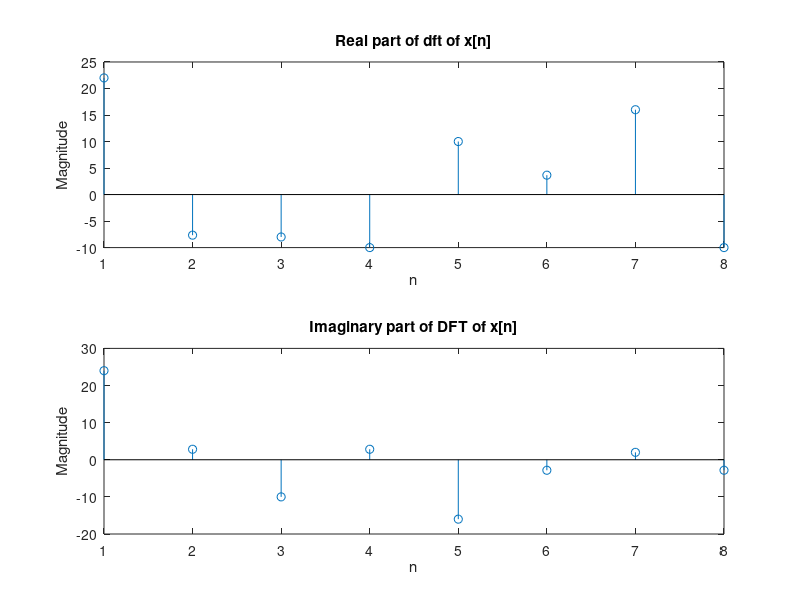
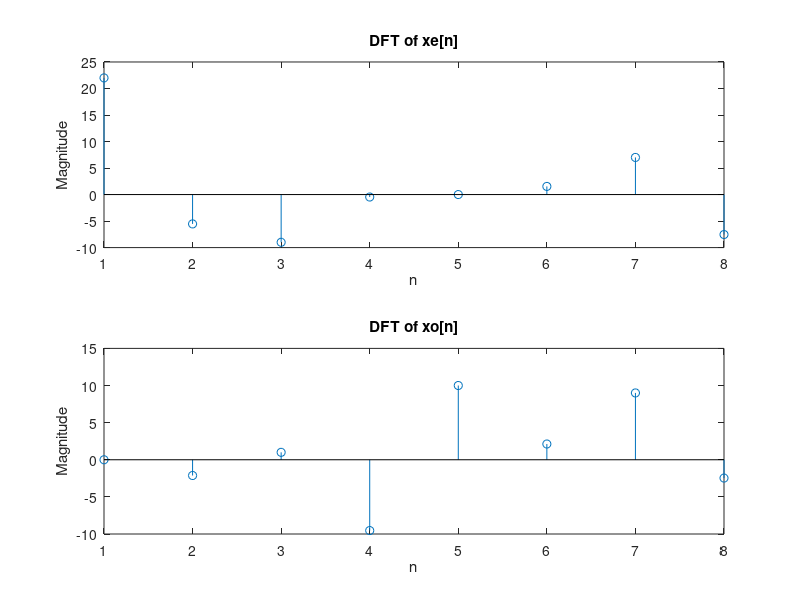
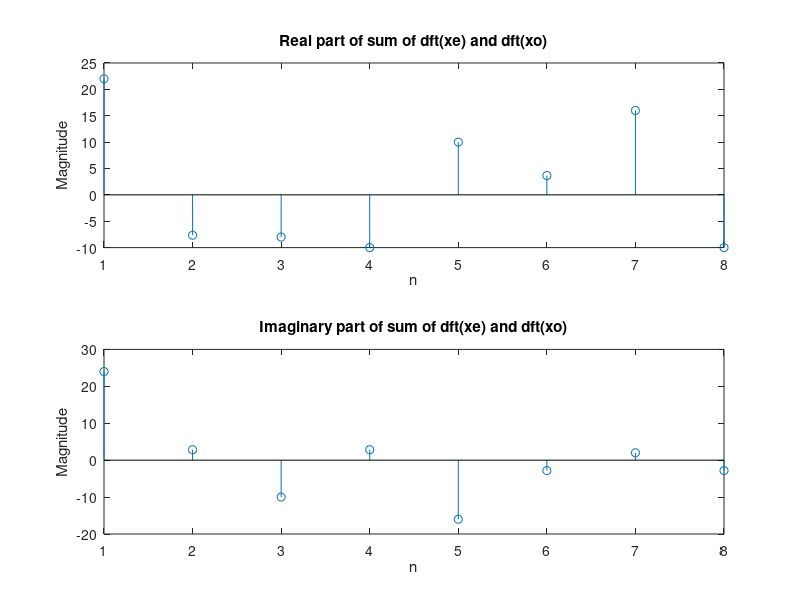

Here is the MATLAB script that generated these plots, in order:
clc;
clear;
close all;
N=8;
dft=zeros(N,N);
W=exp(-2i*pi/N);
for n=0:N-1
    for k=0:N-1
        dft(n+1,k+1)=W^(n*k);
    end
end
idft=conj(dft)/N;

x_n=[2,1+1i,3+4i,7i,8,5+3i,3,9i];
X_N=dft*x_n.';

xe=0.5*(x_n+conj(flip(x_n)));
xo=0.5*(x_n-conj(flip(x_n)));

Xe=dft*xe.';
Xo=dft*xo.';
X1=Xe+Xo;

figure('Name','Symmetry Property');
subplot(2,1,1);
stem(real(X_N));
xlabel('n');
ylabel('Magnitude');
title('Real part of dft of x[n]');
subplot(2,1,2);
stem(imag(X_N));
title('Imaginary part of DFT of x[n]');
xlabel('n');
ylabel('Magnitude');

figure('Name','Symmetry Property');
subplot(2,1,1);
stem(Xe);
xlabel('n');
ylabel('Magnitude');
title('DFT of xe[n]');
subplot(2,1,2);
stem(Xo);
title('DFT of xo[n]');
xlabel('n');
ylabel('Magnitude');


figure('Name','Symmetry Property');
subplot(2,1,1);
stem(real(X1));
xlabel('n');
ylabel('Magnitude');
title('Real part of sum of dft(xe) and dft(xo)');
subplot(2,1,2);
stem(imag(X1));
title('Imaginary part of sum of dft(xe) and dft(xo)');
xlabel('n');
ylabel('Magnitude');
